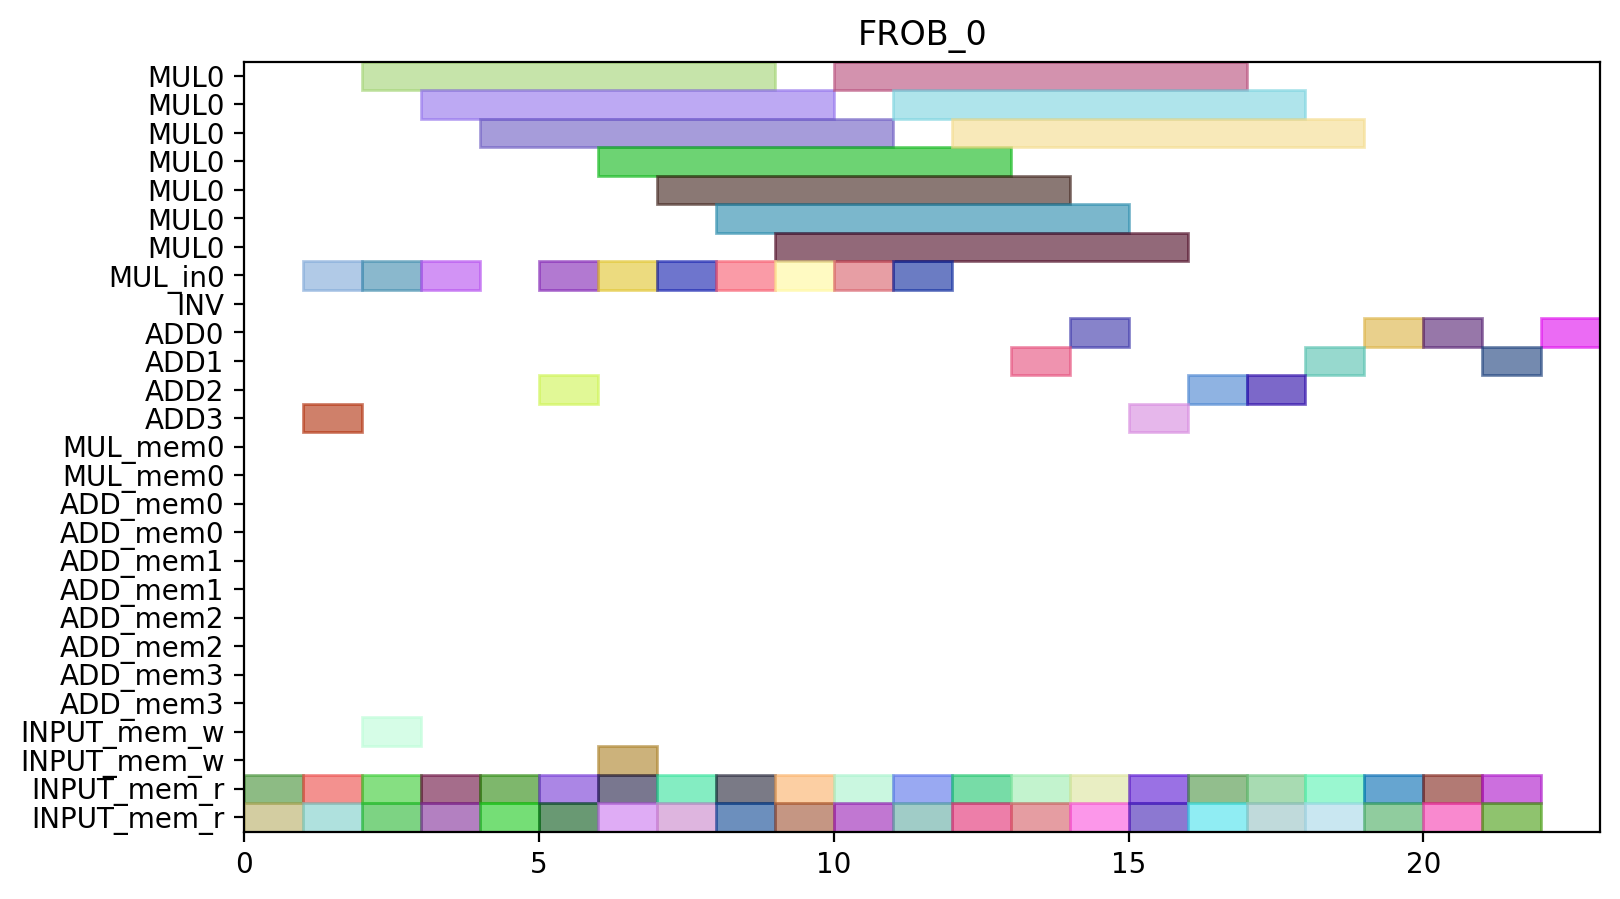

Reproduce this figure in Python.
from pyschedule import Scenario, solvers, plotters, alt


def solve():
	horizon = 90
	S = Scenario("FROB_0", horizon=horizon)

	# resource
	MUL = S.Resources('MUL', num=1, size=7)
	MUL_in = S.Resources('MUL_in', num=1)
	INV = S.Resource('INV')
	ADD = S.Resources('ADD', num=4, periods=range(1, horizon))
	MUL_mem = S.Resources('MUL_mem', num=1, size=2)
	ADD_mem = S.Resources('ADD_mem', num=4, size=2)
	INPUT_mem_w = S.Resource('INPUT_mem_w', size=2)
	INPUT_mem_r = S.Resource('INPUT_mem_r', size=2)

	# result of previous scheduling

	# new tasks
	c10_t0_in = S.Task('c10_t0_in', length=1, delay_cost=1)
	c10_t0_in += alt(MUL_in)
	c10_t0 = S.Task('c10_t0', length=7, delay_cost=1)
	c10_t0 += alt(MUL)
	S += c10_t0>=c10_t0_in

	c10_t0_mem0 = S.Task('c10_t0_mem0', length=1, delay_cost=1)
	c10_t0_mem0 += INPUT_mem_r
	S += c10_t0_mem0 <= c10_t0

	c10_t0_mem1 = S.Task('c10_t0_mem1', length=1, delay_cost=1)
	c10_t0_mem1 += INPUT_mem_r
	S += c10_t0_mem1 <= c10_t0

	c10_t1_in = S.Task('c10_t1_in', length=1, delay_cost=1)
	c10_t1_in += alt(MUL_in)
	c10_t1 = S.Task('c10_t1', length=7, delay_cost=1)
	c10_t1 += alt(MUL)
	S += c10_t1>=c10_t1_in

	c10_t1_mem0 = S.Task('c10_t1_mem0', length=1, delay_cost=1)
	c10_t1_mem0 += INPUT_mem_r
	S += c10_t1_mem0 <= c10_t1

	c10_t1_mem1 = S.Task('c10_t1_mem1', length=1, delay_cost=1)
	c10_t1_mem1 += INPUT_mem_r
	S += c10_t1_mem1 <= c10_t1

	c10_t2 = S.Task('c10_t2', length=1, delay_cost=1)
	c10_t2 += alt(ADD)

	c10_t2_mem0 = S.Task('c10_t2_mem0', length=1, delay_cost=1)
	c10_t2_mem0 += INPUT_mem_r
	S += c10_t2_mem0 <= c10_t2

	c10_t2_mem1 = S.Task('c10_t2_mem1', length=1, delay_cost=1)
	c10_t2_mem1 += INPUT_mem_r
	S += c10_t2_mem1 <= c10_t2

	c10_t3 = S.Task('c10_t3', length=1, delay_cost=1)
	c10_t3 += alt(ADD)

	c10_t3_mem0 = S.Task('c10_t3_mem0', length=1, delay_cost=1)
	c10_t3_mem0 += INPUT_mem_r
	S += c10_t3_mem0 <= c10_t3

	c10_t3_mem1 = S.Task('c10_t3_mem1', length=1, delay_cost=1)
	c10_t3_mem1 += INPUT_mem_r
	S += c10_t3_mem1 <= c10_t3

	c20_t0_in = S.Task('c20_t0_in', length=1, delay_cost=1)
	c20_t0_in += alt(MUL_in)
	c20_t0 = S.Task('c20_t0', length=7, delay_cost=1)
	c20_t0 += alt(MUL)
	S += c20_t0>=c20_t0_in

	c20_t0_mem0 = S.Task('c20_t0_mem0', length=1, delay_cost=1)
	c20_t0_mem0 += INPUT_mem_r
	S += c20_t0_mem0 <= c20_t0

	c20_t0_mem1 = S.Task('c20_t0_mem1', length=1, delay_cost=1)
	c20_t0_mem1 += INPUT_mem_r
	S += c20_t0_mem1 <= c20_t0

	c20_t1_in = S.Task('c20_t1_in', length=1, delay_cost=1)
	c20_t1_in += alt(MUL_in)
	c20_t1 = S.Task('c20_t1', length=7, delay_cost=1)
	c20_t1 += alt(MUL)
	S += c20_t1>=c20_t1_in

	c20_t1_mem0 = S.Task('c20_t1_mem0', length=1, delay_cost=1)
	c20_t1_mem0 += INPUT_mem_r
	S += c20_t1_mem0 <= c20_t1

	c20_t1_mem1 = S.Task('c20_t1_mem1', length=1, delay_cost=1)
	c20_t1_mem1 += INPUT_mem_r
	S += c20_t1_mem1 <= c20_t1

	c20_t2 = S.Task('c20_t2', length=1, delay_cost=1)
	c20_t2 += alt(ADD)

	c20_t2_mem0 = S.Task('c20_t2_mem0', length=1, delay_cost=1)
	c20_t2_mem0 += INPUT_mem_r
	S += c20_t2_mem0 <= c20_t2

	c20_t2_mem1 = S.Task('c20_t2_mem1', length=1, delay_cost=1)
	c20_t2_mem1 += INPUT_mem_r
	S += c20_t2_mem1 <= c20_t2

	c20_t3 = S.Task('c20_t3', length=1, delay_cost=1)
	c20_t3 += alt(ADD)

	c20_t3_mem0 = S.Task('c20_t3_mem0', length=1, delay_cost=1)
	c20_t3_mem0 += INPUT_mem_r
	S += c20_t3_mem0 <= c20_t3

	c20_t3_mem1 = S.Task('c20_t3_mem1', length=1, delay_cost=1)
	c20_t3_mem1 += INPUT_mem_r
	S += c20_t3_mem1 <= c20_t3

	c01_t0_in = S.Task('c01_t0_in', length=1, delay_cost=1)
	c01_t0_in += alt(MUL_in)
	c01_t0 = S.Task('c01_t0', length=7, delay_cost=1)
	c01_t0 += alt(MUL)
	S += c01_t0>=c01_t0_in

	c01_t0_mem0 = S.Task('c01_t0_mem0', length=1, delay_cost=1)
	c01_t0_mem0 += INPUT_mem_r
	S += c01_t0_mem0 <= c01_t0

	c01_t0_mem1 = S.Task('c01_t0_mem1', length=1, delay_cost=1)
	c01_t0_mem1 += INPUT_mem_r
	S += c01_t0_mem1 <= c01_t0

	c01_t1_in = S.Task('c01_t1_in', length=1, delay_cost=1)
	c01_t1_in += alt(MUL_in)
	c01_t1 = S.Task('c01_t1', length=7, delay_cost=1)
	c01_t1 += alt(MUL)
	S += c01_t1>=c01_t1_in

	c01_t1_mem0 = S.Task('c01_t1_mem0', length=1, delay_cost=1)
	c01_t1_mem0 += INPUT_mem_r
	S += c01_t1_mem0 <= c01_t1

	c01_t1_mem1 = S.Task('c01_t1_mem1', length=1, delay_cost=1)
	c01_t1_mem1 += INPUT_mem_r
	S += c01_t1_mem1 <= c01_t1

	c01_t2 = S.Task('c01_t2', length=1, delay_cost=1)
	c01_t2 += alt(ADD)

	c01_t2_mem0 = S.Task('c01_t2_mem0', length=1, delay_cost=1)
	c01_t2_mem0 += INPUT_mem_r
	S += c01_t2_mem0 <= c01_t2

	c01_t2_mem1 = S.Task('c01_t2_mem1', length=1, delay_cost=1)
	c01_t2_mem1 += INPUT_mem_r
	S += c01_t2_mem1 <= c01_t2

	c01_t3 = S.Task('c01_t3', length=1, delay_cost=1)
	c01_t3 += alt(ADD)

	c01_t3_mem0 = S.Task('c01_t3_mem0', length=1, delay_cost=1)
	c01_t3_mem0 += INPUT_mem_r
	S += c01_t3_mem0 <= c01_t3

	c01_t3_mem1 = S.Task('c01_t3_mem1', length=1, delay_cost=1)
	c01_t3_mem1 += INPUT_mem_r
	S += c01_t3_mem1 <= c01_t3

	c11_t0_in = S.Task('c11_t0_in', length=1, delay_cost=1)
	c11_t0_in += alt(MUL_in)
	c11_t0 = S.Task('c11_t0', length=7, delay_cost=1)
	c11_t0 += alt(MUL)
	S += c11_t0>=c11_t0_in

	c11_t0_mem0 = S.Task('c11_t0_mem0', length=1, delay_cost=1)
	c11_t0_mem0 += INPUT_mem_r
	S += c11_t0_mem0 <= c11_t0

	c11_t0_mem1 = S.Task('c11_t0_mem1', length=1, delay_cost=1)
	c11_t0_mem1 += INPUT_mem_r
	S += c11_t0_mem1 <= c11_t0

	c11_t1_in = S.Task('c11_t1_in', length=1, delay_cost=1)
	c11_t1_in += alt(MUL_in)
	c11_t1 = S.Task('c11_t1', length=7, delay_cost=1)
	c11_t1 += alt(MUL)
	S += c11_t1>=c11_t1_in

	c11_t1_mem0 = S.Task('c11_t1_mem0', length=1, delay_cost=1)
	c11_t1_mem0 += INPUT_mem_r
	S += c11_t1_mem0 <= c11_t1

	c11_t1_mem1 = S.Task('c11_t1_mem1', length=1, delay_cost=1)
	c11_t1_mem1 += INPUT_mem_r
	S += c11_t1_mem1 <= c11_t1

	c11_t2 = S.Task('c11_t2', length=1, delay_cost=1)
	c11_t2 += alt(ADD)

	c11_t2_mem0 = S.Task('c11_t2_mem0', length=1, delay_cost=1)
	c11_t2_mem0 += INPUT_mem_r
	S += c11_t2_mem0 <= c11_t2

	c11_t2_mem1 = S.Task('c11_t2_mem1', length=1, delay_cost=1)
	c11_t2_mem1 += INPUT_mem_r
	S += c11_t2_mem1 <= c11_t2

	c11_t3 = S.Task('c11_t3', length=1, delay_cost=1)
	c11_t3 += alt(ADD)

	c11_t3_mem0 = S.Task('c11_t3_mem0', length=1, delay_cost=1)
	c11_t3_mem0 += INPUT_mem_r
	S += c11_t3_mem0 <= c11_t3

	c11_t3_mem1 = S.Task('c11_t3_mem1', length=1, delay_cost=1)
	c11_t3_mem1 += INPUT_mem_r
	S += c11_t3_mem1 <= c11_t3

	c21_t0_in = S.Task('c21_t0_in', length=1, delay_cost=1)
	c21_t0_in += alt(MUL_in)
	c21_t0 = S.Task('c21_t0', length=7, delay_cost=1)
	c21_t0 += alt(MUL)
	S += c21_t0>=c21_t0_in

	c21_t0_mem0 = S.Task('c21_t0_mem0', length=1, delay_cost=1)
	c21_t0_mem0 += INPUT_mem_r
	S += c21_t0_mem0 <= c21_t0

	c21_t0_mem1 = S.Task('c21_t0_mem1', length=1, delay_cost=1)
	c21_t0_mem1 += INPUT_mem_r
	S += c21_t0_mem1 <= c21_t0

	c21_t1_in = S.Task('c21_t1_in', length=1, delay_cost=1)
	c21_t1_in += alt(MUL_in)
	c21_t1 = S.Task('c21_t1', length=7, delay_cost=1)
	c21_t1 += alt(MUL)
	S += c21_t1>=c21_t1_in

	c21_t1_mem0 = S.Task('c21_t1_mem0', length=1, delay_cost=1)
	c21_t1_mem0 += INPUT_mem_r
	S += c21_t1_mem0 <= c21_t1

	c21_t1_mem1 = S.Task('c21_t1_mem1', length=1, delay_cost=1)
	c21_t1_mem1 += INPUT_mem_r
	S += c21_t1_mem1 <= c21_t1

	c21_t2 = S.Task('c21_t2', length=1, delay_cost=1)
	c21_t2 += alt(ADD)

	c21_t2_mem0 = S.Task('c21_t2_mem0', length=1, delay_cost=1)
	c21_t2_mem0 += INPUT_mem_r
	S += c21_t2_mem0 <= c21_t2

	c21_t2_mem1 = S.Task('c21_t2_mem1', length=1, delay_cost=1)
	c21_t2_mem1 += INPUT_mem_r
	S += c21_t2_mem1 <= c21_t2

	c21_t3 = S.Task('c21_t3', length=1, delay_cost=1)
	c21_t3 += alt(ADD)

	c21_t3_mem0 = S.Task('c21_t3_mem0', length=1, delay_cost=1)
	c21_t3_mem0 += INPUT_mem_r
	S += c21_t3_mem0 <= c21_t3

	c21_t3_mem1 = S.Task('c21_t3_mem1', length=1, delay_cost=1)
	c21_t3_mem1 += INPUT_mem_r
	S += c21_t3_mem1 <= c21_t3

	c000 = S.Task('c000', length=1, delay_cost=1)
	c000 += alt(ADD)

	S += 0<c000

	c000_mem0 = S.Task('c000_mem0', length=1, delay_cost=1)
	c000_mem0 += INPUT_mem_r
	S += c000_mem0 <= c000

	c000_mem1 = S.Task('c000_mem1', length=1, delay_cost=1)
	c000_mem1 += INPUT_mem_r
	S += c000_mem1 <= c000

	c000_w = S.Task('c000_w', length=1, delay_cost=1)
	c000_w += alt(INPUT_mem_w)
	S += c000 <= c000_w

	c001 = S.Task('c001', length=1, delay_cost=1)
	c001 += alt(ADD)

	S += 0<c001

	c001_mem0 = S.Task('c001_mem0', length=1, delay_cost=1)
	c001_mem0 += INPUT_mem_r
	S += c001_mem0 <= c001

	c001_mem1 = S.Task('c001_mem1', length=1, delay_cost=1)
	c001_mem1 += INPUT_mem_r
	S += c001_mem1 <= c001

	c001_w = S.Task('c001_w', length=1, delay_cost=1)
	c001_w += alt(INPUT_mem_w)
	S += c001 <= c001_w

	solvers.mip.solve(S,msg=1,kind='CPLEX',ratio_gap=1.01)

	solution = [['hoge']*len(S.solution()[1]) for i in range(len(S.solution()))]
	for i in range(len(S.solution())):
		for j in range(len(S.solution()[i])):
			solution[i][j]=str(S.solution()[i][j])
	print(solution)

	cycles = int(solution[-1][3])

	pic_file_name = "/home/mfukuda/pairing_automation_design2/bls12-638/scheduling/FROB_mul1_add4/FROB_0.png"
	if(S.solution() != []):
		plotters.matplotlib.plot(S,img_filename=pic_file_name, vertical_text=True, fig_size=(cycles*0.25+3, 5), show_task_labels=False)

	return solution
